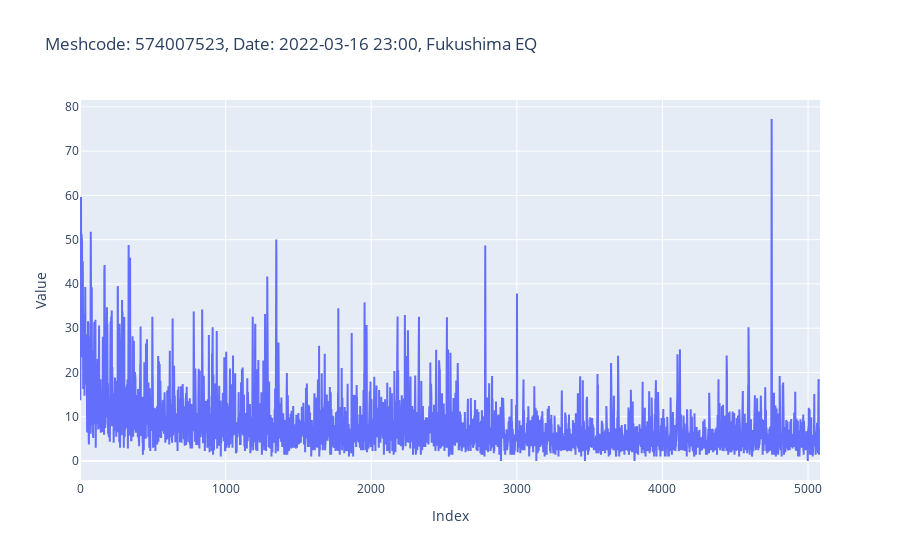

Notebook cell for this chart:
### Code cell
import plotly.graph_objs as go
import plotly.io as pio

fig = go.Figure()

# Plot the data (replace -1 with nan for better visualization)
plot_data = np.where(data == -1, np.nan, data)
fig.add_trace(go.Scatter(y=mpf, mode='lines', name='Data'))

# # Add vertical line for the current point
# fig.add_vline(
#     x=get_dateindex(event_dt, num_days),
#     line=dict(color='red', dash='dash'),
#     annotation_text='Current Point',
#     annotation_position='top right'
# )

fig.update_layout(
    title=title,
    xaxis_title='Index',
    yaxis_title='Value',
    hovermode='x unified'
)

fig.show()

### Figure 1 — Plotly figure (JSON) as saved in the notebook; plotly's stock layout.template omitted (floating-point values rounded to 4 significant figures; data arrays with more than 128 entries replaced by an {"elided": "..."} marker saying what was removed)
{"data": [{"mode": "lines", "name": "Data", "type": "scatter", "y": {"elided": "5083 float values"}}], "layout": {"hovermode": "x unified", "title": {"text": "Meshcode: 574007523, Date: 2022-03-16 23:00, Fukushima EQ"}, "xaxis": {"title": {"text": "Index"}}, "yaxis": {"title": {"text": "Value"}}}}
